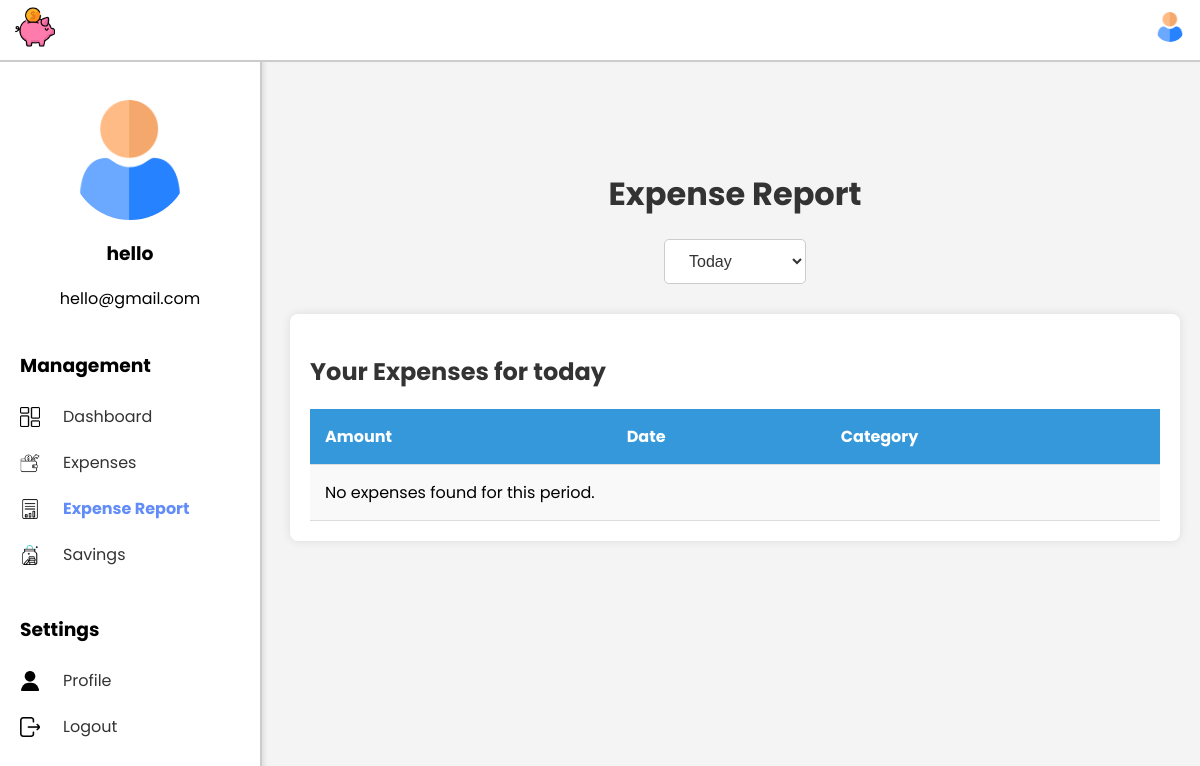
Page /ExpenseSystem/expense-report/ (signed in) on the earlier database version.
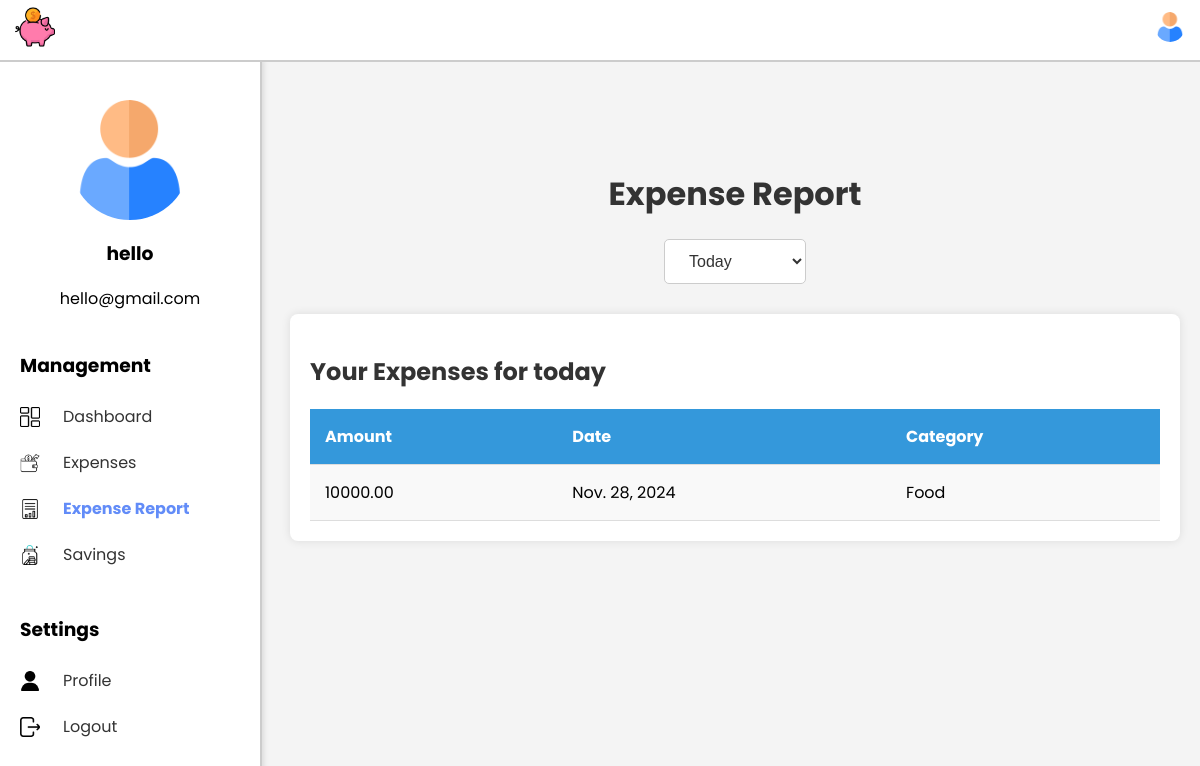
Same page on the later database version.
### ExpenseSystem/models.py (models this page shows, shortened)
class Expense(models.Model):
    amount = models.DecimalField(max_digits=10, decimal_places=2)
    date = models.DateField()
    category = models.ForeignKey(Category, on_delete=models.CASCADE)
    user = models.ForeignKey(User, on_delete=models.CASCADE)
    description = models.TextField(null=True, blank=True)  # Add the description field

class Category(models.Model):
    name = models.CharField(max_length=255)

### ExpenseSystem/views.py (the view)
# urls.py: path('expense-report/', views.expense_report, name='expense_report'),
@login_required
def expense_report(request):
    today = timezone.now()
    filter_type = request.GET.get('filter', 'today')  # Default to 'today'
    if filter_type == 'weekly':
        start_date = today - timedelta(days=today.weekday())  # Start of the week (Monday)
        end_date = start_date + timedelta(days=6)  # End of the week (Sunday)
        expenses = Expense.objects.filter(date__range=[start_date, end_date])
    elif filter_type == 'monthly':
        start_date = today.replace(day=1)  # Start of the month
        end_date = (today.replace(month=today.month + 1, day=1) - timedelta(days=1))  # End of the month
        expenses = Expense.objects.filter(date__range=[start_date, end_date])
    elif filter_type == 'yearly':
        start_date = today.replace(month=1, day=1)  # Start of the year
        end_date = today.replace(month=12, day=31)  # End of the year
        expenses = Expense.objects.filter(date__range=[start_date, end_date])
    else:  # 'today'
        start_date = today.replace(hour=0, minute=0, second=0, microsecond=0)  # Start of today
        end_date = today.replace(hour=23, minute=59, second=59, microsecond=999999)  # End of today
        expenses = Expense.objects.filter(date__range=[start_date, end_date])
    context = {
        'expenses': expenses,
        'filter': filter_type,
    }
    return render(request, 'expense_report.html', context)

### ExpenseSystem/templates/expense_report.html (shortened to what this page needs)
<!DOCTYPE html>
<html lang="en">
<head>
    {% load static %}
    <link rel="stylesheet" href="{% static 'expensereport.css' %}">
</head>
<body>
    {% include 'navbar.html' %}
    {% include 'sidebar.html' %}
    <div class="main-dashboard">
        <div class="header">
            <h1>Expense Report</h1>
        </div>
        <div class="report-filters">
            <form method="GET" action="{% url 'expense_report' %}">
                <select name="filter" onchange="this.form.submit()">
                    <option value="today" {% if filter == 'today' %}selected{% endif %}>Today</option>
                </select>
            </form>
        </div>
        <div class="expense-list background-box">
            <h2>Your Expenses for {{ filter }}</h2>
            <table>
                <thead>
                    <tr>
                        <th>Amount</th>
                        <th>Date</th>
                        <th>Category</th>
                    </tr>
                </thead>
                <tbody>
                    {% for expense in expenses %}
                    <tr>
                        <td>{{ expense.amount }}</td>
                        <td>{{ expense.date }}</td>
                        <td>{{ expense.category.name }}</td>
                    </tr>
                    {% empty %}
                    <tr>
                        <td colspan="3">No expenses found for this period.</td>
                    </tr>
                    {% endfor %}
                </tbody>
            </table>
        </div>
    </div>
</body>
</html>

Differences in the rows shown:
added Expense: amount "10000.00", date "Nov. 28, 2024", category.name "Food"
Other differences:
text no longer shown: "No expenses found for this period."
